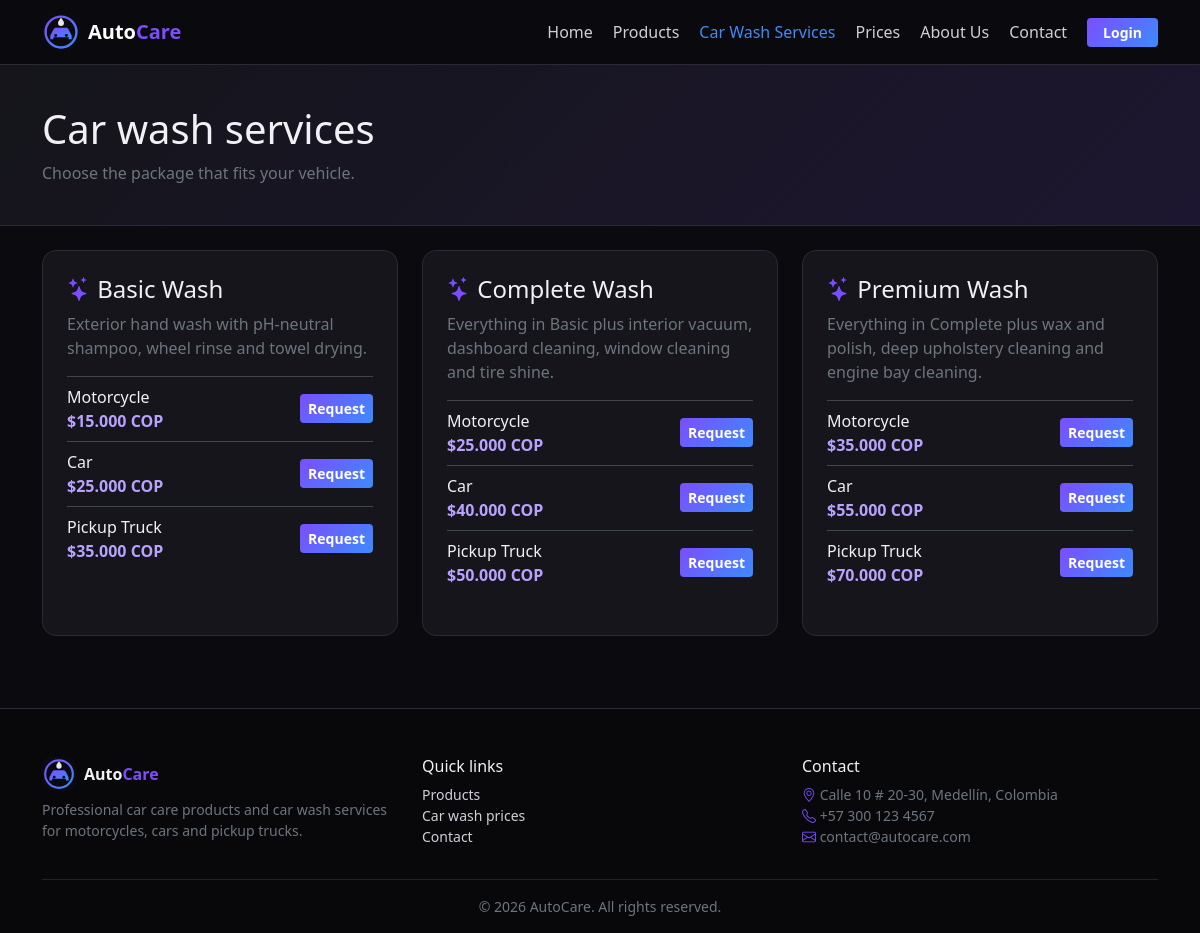
Page /servicios.php on the committed database.
### tables this page shows
CREATE TABLE servicios (
  id INT UNSIGNED AUTO_INCREMENT PRIMARY KEY,
  nombre VARCHAR(100) NOT NULL,
  descripcion TEXT NULL,
  activo TINYINT(1) NOT NULL DEFAULT 1
);

CREATE TABLE precios_lavado (
  id INT UNSIGNED AUTO_INCREMENT PRIMARY KEY,
  tipo_vehiculo ENUM('moto','carro','camioneta') NOT NULL,
  servicio_id INT UNSIGNED NOT NULL,
  precio DECIMAL(10,2) NOT NULL,
  UNIQUE KEY uq_vehiculo_servicio (tipo_vehiculo, servicio_id),
  CONSTRAINT fk_precio_serv FOREIGN KEY (servicio_id) REFERENCES servicios(id) ON DELETE CASCADE ON UPDATE CASCADE
);

### config/conexion.php (called while the page is built, shortened)
<?php
function e($v) { return htmlspecialchars((string)$v, ENT_QUOTES, 'UTF-8'); }
function cop($n) { return '$' . number_format((float)$n, 0, ',', '.') . ' COP'; }

### servicios.php (the view, shortened to what this page needs)
<?php
require_once __DIR__ . '/includes/header.php';
$servicios = $pdo->query('SELECT * FROM servicios WHERE activo = 1 ORDER BY id')->fetchAll();
$precios = [];
foreach ($pdo->query('SELECT * FROM precios_lavado ORDER BY FIELD(tipo_vehiculo,"moto","carro","camioneta")') as $r) { $precios[$r['servicio_id']][] = $r; }
?>
<div class="page-head"><div class="container"><h1>Car wash services</h1><p class="text-secondary mb-0">Choose the package that fits your vehicle.</p></div></div>
<div class="container py-4">
  <div class="row g-4">
    <?php foreach ($servicios as $s): ?>
      <div class="col-md-4"><div class="card h-100 p-2">
        <div class="card-body">
          <h4><i class="bi bi-stars text-accent"></i> <?= e($s['nombre']) ?></h4>
          <p class="text-secondary"><?= e($s['descripcion']) ?></p>
          <ul class="list-unstyled">
            <?php foreach ($precios[$s['id']] ?? [] as $r): ?>
              <li class="d-flex justify-content-between align-items-center border-top border-secondary-subtle py-2">
                <span><?= e(VEHICULOS[$r['tipo_vehiculo']]) ?><br><strong class="price"><?= cop($r['precio']) ?></strong></span>
                <button class="btn btn-accent btn-sm btn-servicio" data-bs-toggle="modal" data-bs-target="#modalServicio"
                  data-id="<?= (int)$r['id'] ?>" data-etiqueta="<?= e(VEHICULOS[$r['tipo_vehiculo']] . ' - ' . $s['nombre'] . ' (' . cop($r['precio']) . ')') ?>">Request</button>
              </li>
            <?php endforeach; ?>
          </ul>
        </div>
      </div></div>
    <?php endforeach; ?>
  </div>
</div>
<?php include __DIR__ . '/includes/modal_servicio.php'; include __DIR__ . '/includes/footer.php'; ?>

### assets/css/estilos.css (style rules this page uses)
:root { --bg:#0b0b0f;--surface:#15151b;--surface2:#1d1d26;--line:#2a2a35;--accent:#7c4dff;--accent2:#3d8bfd }
[data-bs-theme=dark] { --bs-body-bg:var(--bg);--bs-body-color:#f1f1f5;--bs-border-color:var(--line) }
body { background:var(--bg);font-family:'Segoe UI',system-ui,-apple-system,sans-serif }
.text-accent { color:var(--accent)!important }
.price { color:#b9a2ff }
.btn-accent { background:linear-gradient(135deg,var(--accent),var(--accent2));border:0;color:#fff;font-weight:600 }
.page-head { padding:2.5rem 0;background:linear-gradient(135deg,#15151b,#1d1630);border-bottom:1px solid var(--line) }
.card { background:var(--surface);border:1px solid var(--line);border-radius:14px }

### rows in the picture
servicios: nombre "Basic Wash", descripcion "Exterior hand wash with pH-neutral shampoo, wheel rinse and towel drying."
precios_lavado: tipo_vehiculo "Motorcycle", precio "$15.000 COP"
precios_lavado: tipo_vehiculo "Car", precio "$25.000 COP"
precios_lavado: tipo_vehiculo "Pickup Truck", precio "$35.000 COP"
servicios: nombre "Complete Wash", descripcion "Everything in Basic plus interior vacuum, dashboard cleaning, window cleaning and tire shine."
precios_lavado: tipo_vehiculo "Motorcycle", precio "$25.000 COP"
precios_lavado: tipo_vehiculo "Car", precio "$40.000 COP"
precios_lavado: tipo_vehiculo "Pickup Truck", precio "$50.000 COP"
servicios: nombre "Premium Wash", descripcion "Everything in Complete plus wax and polish, deep upholstery cleaning and engine bay cleaning."
precios_lavado: tipo_vehiculo "Motorcycle", precio "$35.000 COP"
precios_lavado: tipo_vehiculo "Car", precio "$55.000 COP"
precios_lavado: tipo_vehiculo "Pickup Truck", precio "$70.000 COP"

### other values in the picture
$label "Home"
$label "Products"
$label "Car Wash Services"
$label "Prices"
$label "About Us"
$label "Contact"
NEGOCIO_DIR "Calle 10 # 20-30, Medellín, Colombia"
NEGOCIO_TEL "+57 300 123 4567"
NEGOCIO_EMAIL "contact@autocare.com"
